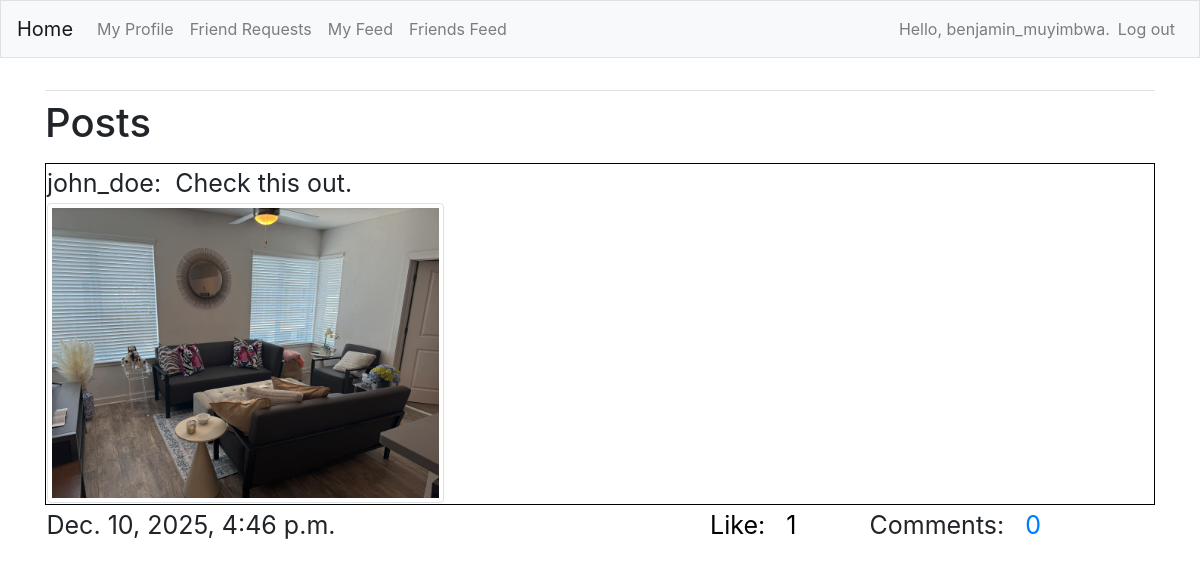
The app's page /friendsfeed/ (signed in), older data.
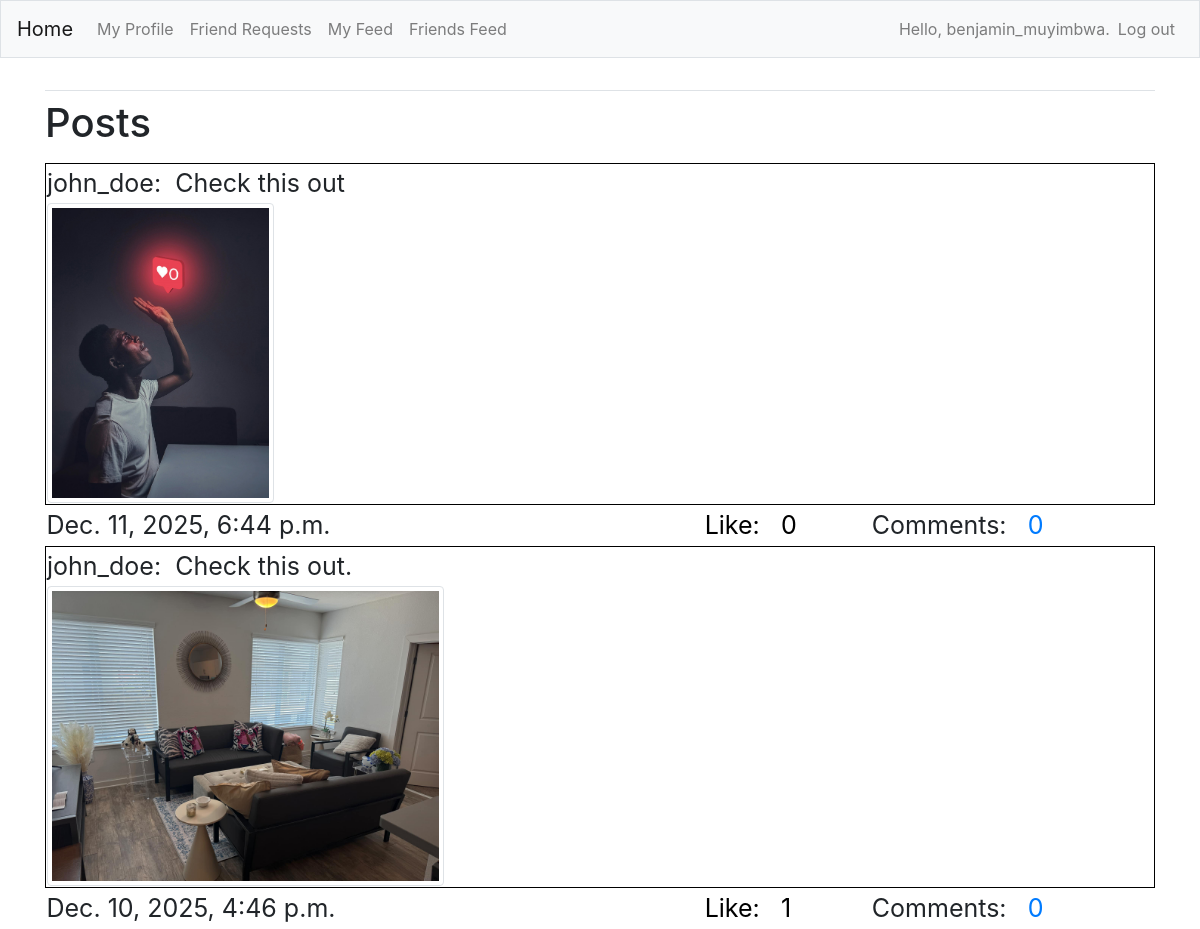
The same page, newer data.
### FeedApp/models.py (models this page shows)
class Post(models.Model):
    description = models.CharField(max_length=255, blank=True)
    username = models.ForeignKey(User, on_delete=models.CASCADE)
    image = models.ImageField(upload_to='images', blank=True)
    date_posted = models.DateTimeField(auto_now_add=True)
    def __str__(self):
        return self.description

### FeedApp/views.py (the view, shortened to what this page needs)
# urls.py: path('friendsfeed/', views.friendsfeed, name='friendsfeed'),
@login_required
def friendsfeed(request):
    Comment_count_list = []
    like_count_list = []
    friends = Profile.objects.filter(user=request.user).values('friends')
    posts = Post.objects.filter(username__in=friends).order_by('-date_posted')
    for  p in posts:
        c_count = Comment.objects.filter(post=p).count()
        l_count = Like.objects.filter(post=p).count()
        Comment_count_list.append(c_count)
        like_count_list.append(l_count)
    zipped_list = zip(posts, Comment_count_list, like_count_list)
    context = {'posts':posts, 'zipped_list':zipped_list}
    return render(request, 'FeedApp/friendsfeed.html', context)

### FeedApp/templates/FeedApp/friendsfeed.html (shortened to what this page needs)
{% extends "FeedApp/base.html" %}
{% load bootstrap4 %}
{% block content %}
<h1>
    <p>Posts</p>
</h1>
<form method="POST">
    <table style="font-size: 25px; width: 100%;">
        {% for p, c, l in zipped_list %}
        <tr style="border: 1px solid black; padding: 6px;">
            <td>
                {{ p.username }}:&nbsp; {{ p }} <br>
                {% if p.image %}
                <img src="{{ p.image.url }}" class="img-thumbnail" style="max-height: 300px;" alt="">
                {% endif %}
            </td>
        </tr style="border: 1px solid black; padding: 6px;">
        <td>{{ p.date_posted }}</td>
        <td>
            <button type="submit" name="like" value={{p.id}} style="background-color: transparent;border: none;">
                Like: &nbsp; {{ l }}
            </button>
        <td>
            Comments: &nbsp;
            <a href="{% url 'FeedApp:comments' p.id %}">
                {{ c }}
                {% endfor %}
    </table>
</form>
{% endblock content %}

Row changes from the older to the newer data that the page shows:
added Post: username "john_doe", description "Check this out", image (picture), date_posted "Dec. 11, 2025, 6:44 p.m.", {{ p.id }} 4 (drawn), l "0", c "0"
